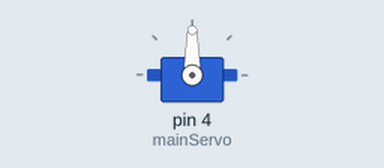
Recording of a sketch running on a simulated Arduino Uno, built with avr-gcc and run on an emulated ATmega328P. Shown: servo.

Above: at 0.05 s.
Timing chart, 0 to 6.7 s (numbered marks = the images above):
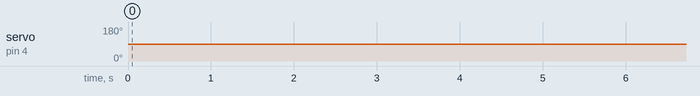

The sketch:

black_pearl.ino
```cpp
#include <Servo.h>
#include <math.h>
#include "SPI.h"

Servo mainServo;

int default_position1 = 110;
int pos1 = default_position1;
int pos2 = default_position1;
int pos = 90;                             // Ausgangsposition (90 Grad)
int timeStep = 10;                        // Zeitschritt in Millisekunden
float t = 0;                              // Initiale Zeit
float g = 9.81;                           // Erdbeschleunigung in m/s^2
float L = 2;                              // Länge des Pendels in Metern (anpassen)
float omega;                              // Winkelgeschwindigkeit
float maxAmplitude = 90;                  // Maximale Amplitude in Grad
float amplitude = 0;                      // Anfangsamplitude
bool increasing = true;                   // Flag für die Amplitudenerhöhung
bool holdMaxAmplitude = false;            // Flag, um anzuzeigen, ob die Amplitude 10 Sekunden lang konstant gehalten wird
unsigned long maxAmplitudeStartTime = 0;  // Zeitpunkt, zu dem die maximale Amplitude erreicht wurde
bool simulationComplete = true;           // Flag, das angibt, ob die Simulation abgeschlossen ist
int rounds = 0;
int x1 = 70;
int x2 = 170;
int y = 80;

void setup() {
  Serial.begin(9600);
  mainServo.attach(4);
  mainServo.write(pos);
  omega = sqrt(g / L);
}

void loop() {
  if (simulationComplete) {
    rounds = 0;
    amplitude = 0;
    t = 0;
    increasing = true;
    holdMaxAmplitude = false;
    simulationComplete = false;
    maxAmplitudeStartTime = 0;
    delay(10000);
  } else {
    pos = 80 + amplitude * cos(omega * t);
    mainServo.write(pos);

    delay(timeStep);

    t += (float)timeStep / 1000;

    if (increasing) {
      amplitude += 0.1;
      if (amplitude >= maxAmplitude) {
        amplitude = maxAmplitude;
        increasing = false;
        holdMaxAmplitude = true;
        maxAmplitudeStartTime = millis();
      }
    } else if (holdMaxAmplitude) {
      if (millis() - maxAmplitudeStartTime >= 30000) {
        holdMaxAmplitude = false;
      }
    } else {
      amplitude -= 0.1;
      if (amplitude <= 0) {
        amplitude = 0;
        simulationComplete = true;
      }
    }
    if (t >= (2 * M_PI / omega)) {
      t = 0;
    }
  }
  rounds++;
}
```

Measured:
- by itself, servo on pin 4 (mainServo): 90° → 80° at 10.0 s, → 81° 0.11 s later, → 82° 0.12 s later, → 81° 0.32 s later, … (1140 changes in this stretch)
